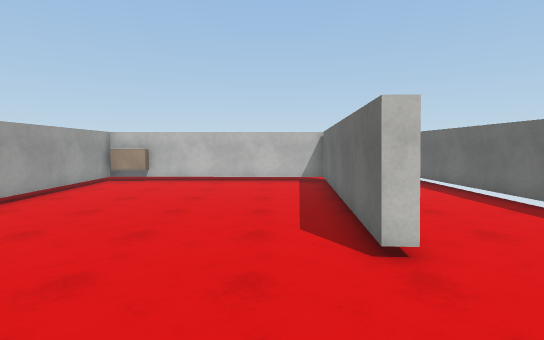
view 1 (above)

24 first-person views from a walk through a Unity game level. The camera is 1.5 m above the floor, tilts 4° down and sees 80° across. The floor is counted in squares, 1 m on a side. Each view is taken from the middle of a square. On the plan, view 1 faces up. The plan holds only what a view shows up to about 15 squares ahead; the rest is blank. The place goes on beyond the plan. The player is left out. Some animated figures are not drawn. Surface patterns are stand-ins for the level's own textures.

view 2
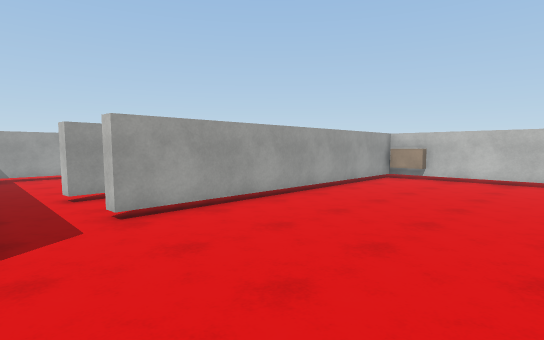

view 3
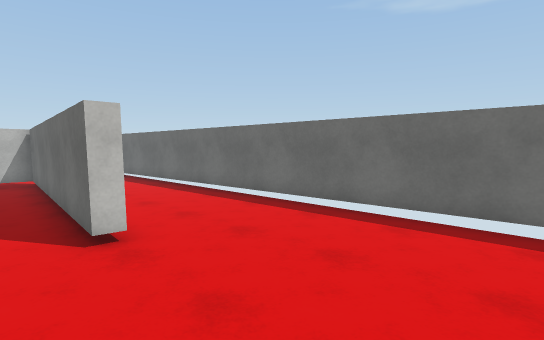

view 4
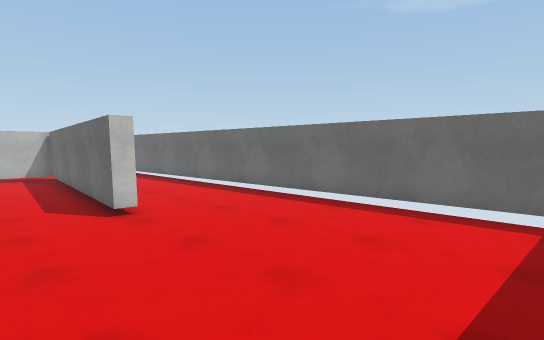

view 5
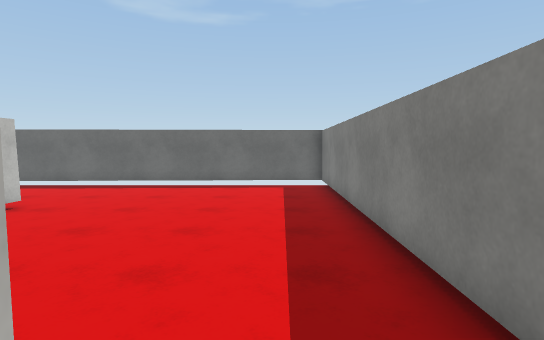

view 6
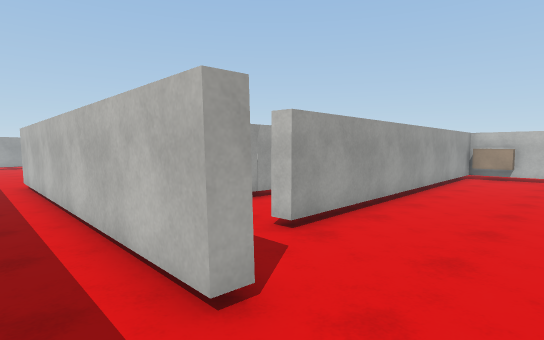

view 7
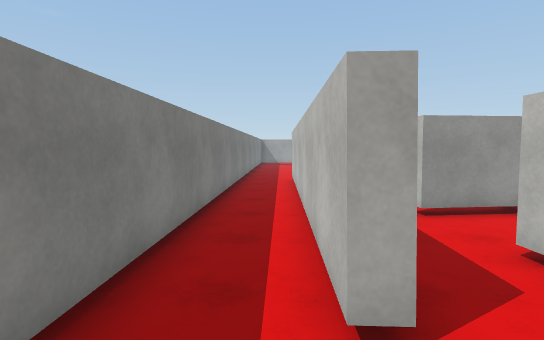

view 8
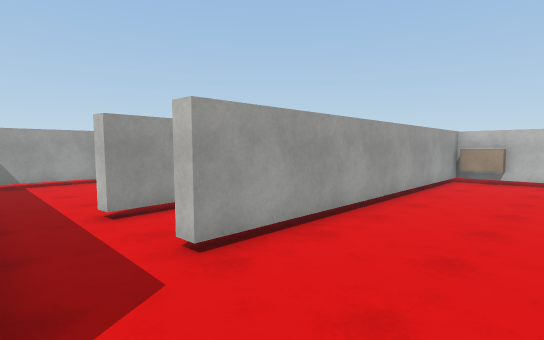

view 9
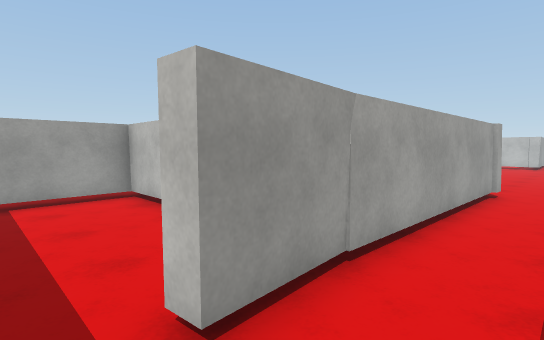

view 10
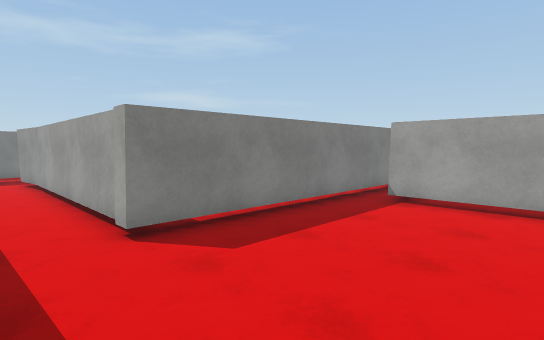

view 11
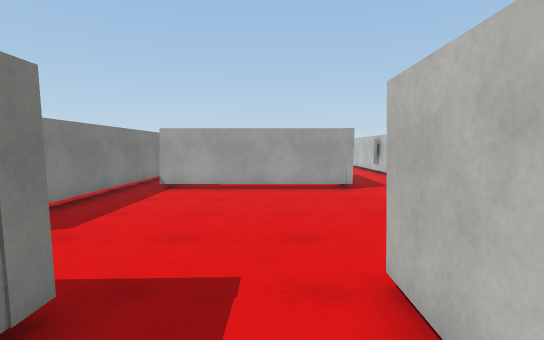

view 12
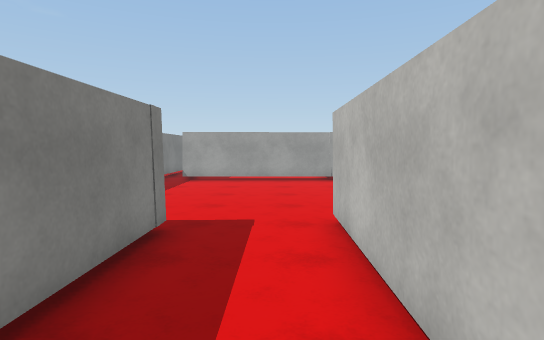

view 13
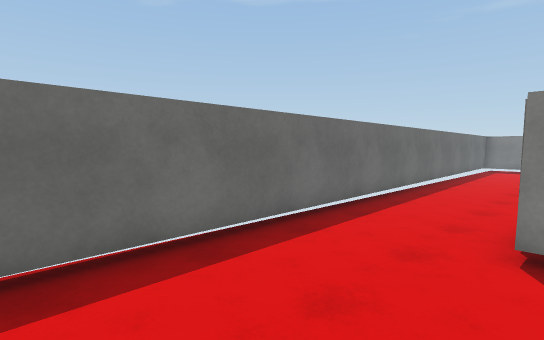

view 14
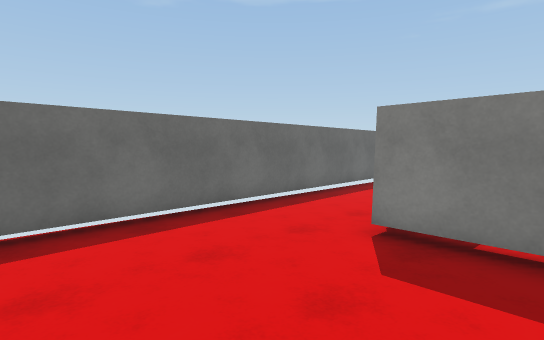

view 15
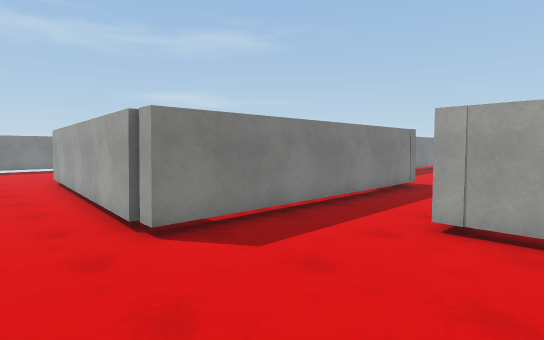

view 16
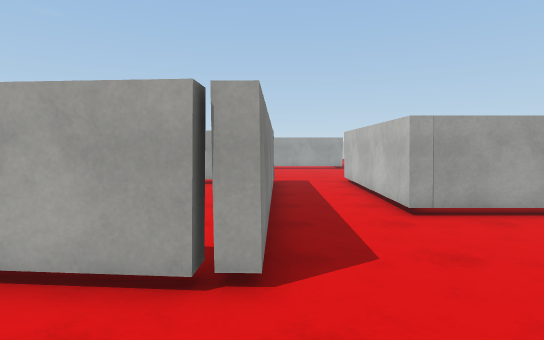

view 17
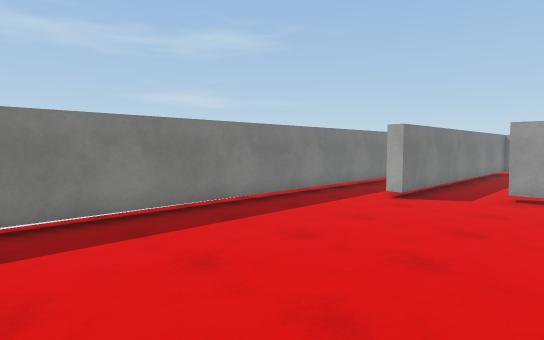

view 18
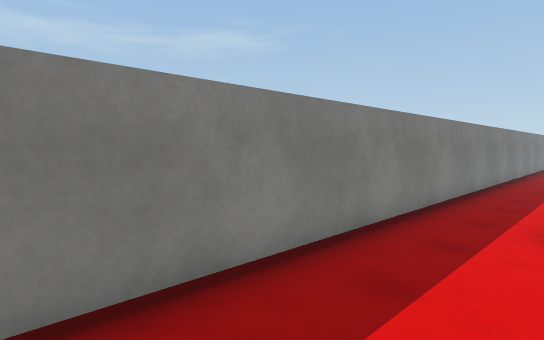

view 19
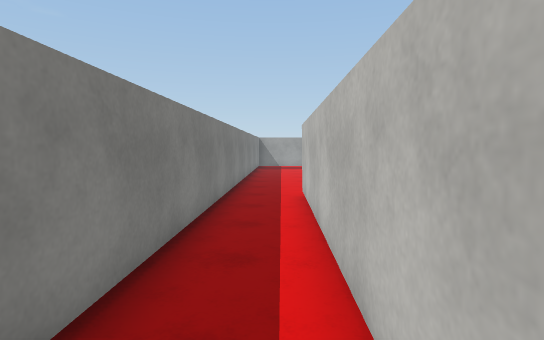

view 20
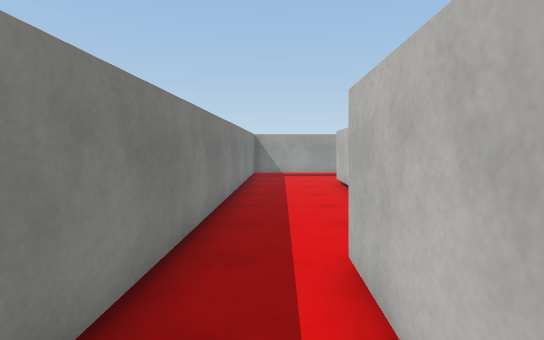

view 21
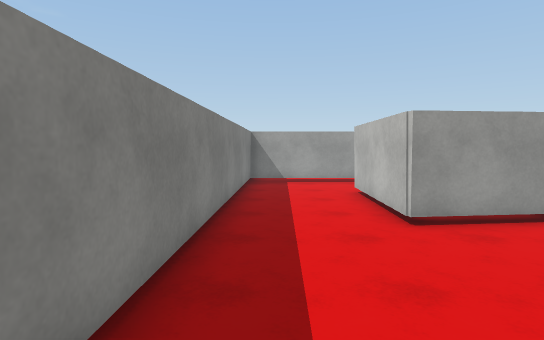

view 22
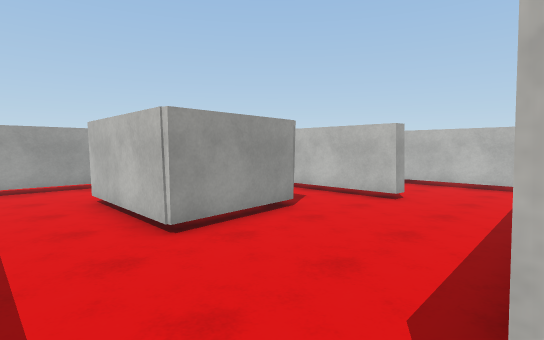

view 23
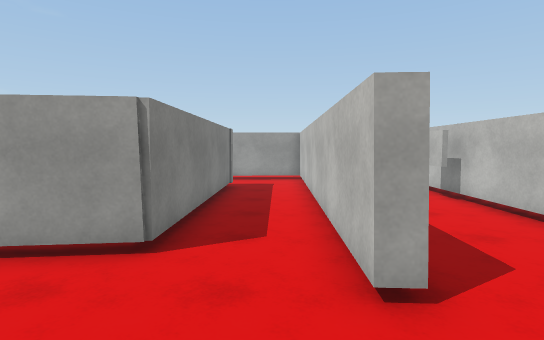

view 24
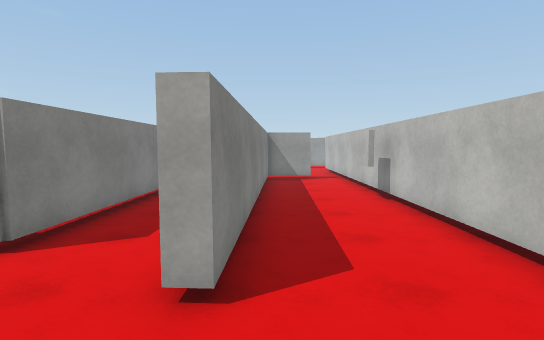

### Floor plan
Key: @ floor where view 1 was taken; # wall or solid block; . floor; T thing the floor can be seen under or through; B block.
Columns run from 31 left of view 1 to 7 right of it. Each row starts with its distance up from view 1.
 20               #.....         .#......#
 19              .#........      .#......##
 18              .T........########.......#
 17              .T.......................#
 16              .T.......................#
 15              .T.........TTTTTTTTTT....#
 14              .T.........TB.......T....#
 13               #.........#........#....#
 12 ################........#........#....#
 11 ..##.......... #######..#........#....#
 10 ............         #..T........#....#
  9 ............         #..T........#....#
  8 .............        #..T........#....#
  7 ####TTTTTT...        #..T........#....#
  6 .............        #..T........#....#
  5 .............        #..T........#....#
  4 ########.....TT#     #..T.............#
  3 #      ##....T..... .#..T.............#
  2 #      .#....T.......#..T.............#
  1 #...#####....T........................#
  0 #............T.................@......#
 -1 #............#############............#
 -2 #.....................................#
 -3 ############..........................#
 -4            ############################

Where each view was taken, in squares from view 1:
view 1: 0 up, 0 right, facing up
view 2: 1 down, 0 right, facing up-left
view 3: 1 down, 0 right, facing up-right
view 4: 3 down, 1 left, facing up-right
view 5: 2 down, 6 left, facing right
view 6: 3 down, 3 left, facing up-left
view 7: 2 down, 3 left, facing left
view 8: 1 down, 3 left, facing up-left
view 9: 0 up, 8 left, facing up-left
view 10: 17 up, 8 left, facing down-left
view 11: 17 up, 5 left, facing left
view 12: 17 up, 2 left, facing left
view 13: 20 up, 2 right, facing down-right
view 14: 20 up, 0 right, facing down-right
view 15: 20 up, 5 right, facing down-left
view 16: 15 up, 6 right, facing left
view 17: 3 up, 4 right, facing down-left
view 18: 1 down, 1 right, facing down-left
view 19: 2 down, 8 left, facing left
view 20: 2 down, 14 left, facing left
view 21: 2 down, 17 left, facing left
view 22: 2 down, 18 left, facing up-left
view 23: 6 up, 19 left, facing left
view 24: 8 up, 19 left, facing left
